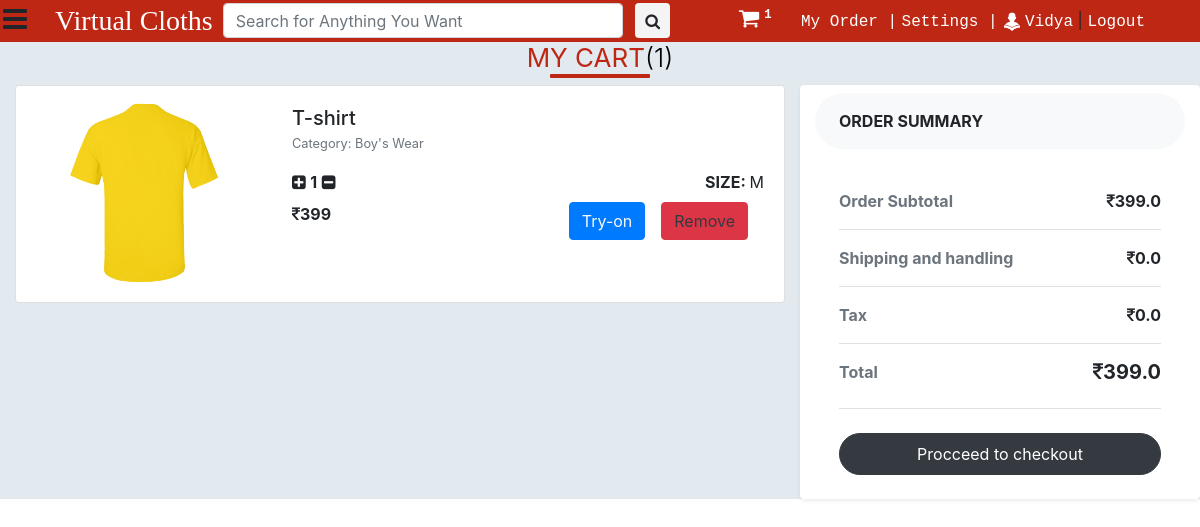
The page /cart/ (signed in) on the database its author committed.
### main/models.py (models this page shows, shortened)
class UserDetail(models.Model):
	SEX_CHOICES = (("Male",'Male'),("Female",'Female'),("Other",'Other'))
	STATE_CHOICES = (
		("Andaman & Nicobar Islands",'Andaman & Nicobar Islands'),
		("Andhra Pradesh",'Andhra Pradesh'),
		("Arunachal Pradesh",'Arunachal Pradesh'),
		("Assam",'Assam'),
		("Bihar",'Bihar'),
		("Chandigarh",'Chandigarh'),
		("Chhattisgarh",'Chhattisgarh'),
		("Dadra & Nagar Haveli",'Dadra & Nagar Haveli'),
		("Daman and Diu",'Daman and Diu'),
		("Delhi",'Delhi'),
		("Goa",'Goa'),
		("Gujarat",'Gujarat'),
		("Haryana",'Haryana'),
		("Himachal Pradesh",'Himachal Pradesh'),
		("Jammu & Kashmir",'Jammu & Kashmir'),
		("Jharkhand",'Jharkhand'),
		("Karnataka",'Karnataka'),
		("Kerala",'Kerala'),
		("Lakshadweep",'Lakshadweep'),
		("Madhya Pradesh",'Madhya Pradesh'),
		("Maharashtra",'Maharashtra'),
		("Manipur",'Manipur'),
		("Meghalaya",'Meghalaya'),
		("Mizoram",'Mizoram'),
		("Nagaland",'Nagaland'),
		("Odisha",'Odisha'),
		("Puducherry",'Puducherry'),
		("Punjab",'Punjab'),
		("Rajasthan",'Rajasthan'),
		("Sikkim",'Sikkim'),
		("Tamil Nadu",'Tamil Nadu'),
		("Telangana",'Telangana'),
		("Tripura",'Tripura'),
		("Uttarakhand",'Uttarakhand'),
		("Uttar Pradesh",'Uttar Pradesh'),
		("West Bengal",'West Bengal'),
		)
	user = models.OneToOneField(User, on_delete=models.CASCADE,primary_key=True)
	dob = models.DateField(null = True)
	photo = models.ImageField(default='default.png',upload_to='user_photos')
	mobile = models.CharField(max_length=10,null=True)
	alternate_mobile = models.CharField(max_length=10,null=True,blank=True)
	address = models.TextField()
	pincode = models.CharField(max_length=6, null=True)
	landmark = models.CharField(max_length=500, null=True, blank=True)
	locality = models.CharField(max_length=100, null=True, blank=True)
	city = models.CharField(max_length=100, null=True, blank=True)
	state = models.CharField(max_length=50,choices=STATE_CHOICES, null=True)
	sex = models.CharField(max_length=6,choices=SEX_CHOICES, null=True)

class Cart(models.Model):
	user = models.ForeignKey(User, on_delete=models.CASCADE)
	product_id = models.CharField(max_length=100)
	product_size = models.CharField(max_length=20,default='',null=True)
	number = models.PositiveIntegerField(default=0)

### saler/models.py (models this page shows, shortened)
class Product(models.Model):
	GST_CHOICES = (("0",'0'),("3",'3'),("5",'5'),("12",'12'),("18",'18'),("28",'28'))
	product_id = models.BigAutoField(primary_key=True)
	product_id2 = models.CharField(max_length=100,default='')
	shop = models.ForeignKey(User, on_delete=models.CASCADE,default='')
	product_name = models.CharField(max_length=100)
	category = models.ForeignKey(category, default="", verbose_name="Category", on_delete=models.SET_DEFAULT, null=True)
	subcategory = models.CharField(max_length=50, default="")
	price = models.IntegerField(default=0)
	price_not = models.IntegerField(default=999)
	desc = models.TextField()
	gst = models.CharField(default='0',max_length=3,choices=GST_CHOICES)
	pub_date = models.DateField(auto_now=True)
	image1 = models.ImageField(upload_to='products/images', default="",null=True)
	image2 = models.ImageField(upload_to='products/images', default="",null=True,blank=True)
	image3 = models.ImageField(upload_to='products/images', default="",null=True,blank=True)
	image4 = models.ImageField(upload_to='products/images', default="",null=True,blank=True)
	image5 = models.ImageField(upload_to='products/images', default="",null=True,blank=True)

class category(models.Model):
	name = models.CharField(max_length=50, default="")
	sub_Categories  = models.TextField(default="")
	def __str__(self):
		return f'{self.name}'

### main/views.py (the view)
# urls.py: path('cart/', views.cart, name="main_cart"),
@login_required
def cart(request):
	if request.user.is_authenticated:
		allProds = []
		subtotal = 0.0
		delev = 0.0
		tax = 0.0
		cart_prods = [p for p in Cart.objects.all() if p.user == request.user]
		for p in cart_prods:
			tempTotal = p.number * Product.objects.filter(product_id=p.product_id)[0].price
			subtotal += tempTotal
			tax += tempTotal*int(Product.objects.filter(product_id=p.product_id).first().gst)/100
		for cprod in cart_prods:
			prod = Product.objects.filter(product_id=cprod.product_id)[0]
			allProds.append([cprod, prod])
		params = {
					'allProds':allProds,
					'cart_element_no' : len([p for p in Cart.objects.all() if p.user == request.user]),
					'total':subtotal+tax+delev,
					'subtotal':subtotal,
					'tax':tax,
					'delev':delev,
					'category':category.objects.all(),
				}
		return render(request,'main/cart.html', params)

### main/templatetags/app_tags.py (called while the page is built)
@register.filter(name='split')
def split(str, key):
    return str.split(key)

### main/templates/main/cart.html (shortened to what this page needs)
{% extends 'main/base.html' %}
{% load static %}
{% block main_body %}
<div class="container-fluid" style="background-color: #e2eaef">
  <h2><b>My Cart</b>({{cart_element_no}})</h2>
  <div class="row">
    <div class="col-md-8  mt-1" style="overflow-y: scroll; max-height: 100%">
      <div class="table-responsive">
        {% for cprod, prod in allProds %}
        <div class="card mb-1">
          <div class="row no-gutters">
            <div class="col-md-4 p-2" style="text-align: center;">
              <img src="{{prod.image1.url}}" class="card-img" alt="..."
                style="max-height: 200px; width: auto; max-width: 100%">
            </div>
            <div class="col-md-8">
              <div class="card-body">
                <h5 class="card-title mb-0">{{prod.product_name}}</h5>
                <p class="card-text"><small class="text-muted">Category: {{prod.category}}</small></p>
                <div class="">
                  <div style="float: left;">
                    <p class="card-text"><i class="fa fa-plus-square plus_prod" product_id={{cprod.id}}
                        aria-hidden="true"></i> <strong>{{cprod.number}}</strong> <i
                        class="fa fa-minus-square minus_prod" aria-hidden="true" product_id={{cprod.id}}></i></p>
                  </div>
                  <div style="float: right;">
                    <p class="card-text"><strong>SIZE: </strong>
                      {{cprod.product_size}}
                    </p>
                  </div>
                </div>
                <br>
                <div class="mt-2 pb-1">
                  <div style="float: left;">
                    <p class="card-text"><strong><i class="fa fa-inr" aria-hidden="true"></i>{{prod.price}}</strong></p>
                  </div>
                  <form action="{% url 'tryon' prod.pk %}" method="POST">
                    <div style="float: right;">
                      <a class="btn btn-danger text-dark delete mx-3" product_id={{cprod.id}}
                        style="float: right; color: #fff;">Remove</a>
                      <button class="btn btn-primary text-light" type="submit"
                        style="float: right; color: #fff;">Try-on</button>
                    </div>
                  </form>
                </div>
              </div>
            </div>
          </div>
        </div>
        {% endfor %}
      </div>
    </div>
    <div class="col-lg-4 bg-white rounded shadow-sm mt-1" style="height: 100%">
      <div class="bg-light rounded-pill px-4 py-3 text-uppercase font-weight-bold mt-2">Order summary
      </div>
      <div class="p-4">
        <ul class="list-unstyled mb-4">
          <li class="d-flex justify-content-between py-3 border-bottom"><strong class="text-muted">Order Subtotal
            </strong><strong id="subtotal"><i class="fa fa-inr" aria-hidden="true"></i>{{subtotal}}</strong></li>
          <li class="d-flex justify-content-between py-3 border-bottom"><strong class="text-muted">Shipping and
              handling</strong><strong id="delev"><i class="fa fa-inr" aria-hidden="true"></i>{{delev}}</strong></li>
          <li class="d-flex justify-content-between py-3 border-bottom"><strong class="text-muted">Tax</strong><strong
              id="tax"><i class="fa fa-inr" aria-hidden="true"></i>{{tax}}</strong></li>
          <li class="d-flex justify-content-between py-3 border-bottom"><strong class="text-muted">Total</strong>
            <h5 class="font-weight-bold" id="total"><i class="fa fa-inr" aria-hidden="true"></i>{{total}}</h5>
          </li>
        </ul><a href="{% url 'main_checkout' %}" class="btn btn-dark rounded-pill py-2 btn-block">Procceed to
          checkout</a>
      </div>
    </div>
  </div>
</div>
{% endblock main_body %}

### main/templates/main/base.html (shortened to what this page needs)
<!DOCTYPE html>
<html>
<head>
	{% load static %}
	{% load app_tags %}
	<link href="{% static 'main/css/bootstrap.min.css' %}" rel="stylesheet" type="text/css" media="all" />
	<link href="{% static 'main/css/style.css' %}" rel="stylesheet" type="text/css" media="all" />
	<link href="{% static 'saler/font-awesome/css/font-awesome.min.css' %}" rel="stylesheet">
</head>
<body>
	<nav class="main_nav" id="main_nav">
		<div class="container">
			<div class="nav_links">
				<a href="{% url 'home' %}" class="logo">Virtual Cloths</i></a>
				<form class="form-inline my-2 my-lg-0 serch" action="/search">
					<input class="form-control mr-sm-2" type="search" placeholder="Search for Anything You Want"
						aria-label="Search" name="query">
					<button class="btn" type="submit" style="margin: 0;"><i class="fa fa-search"
							aria-hidden="true"></i></button>
				</form>
			</div>
			<div class="user_links pt-1">
				<a href="{% url 'main_cart' %}" style="font-size: 22px; color: #fff; margin-right: 20px;"><i
						class="fa fa-shopping-cart" aria-hidden="true"></i><sup><span class="badge"
							id="cart_no">{{cart_element_no}}</span></sup></a>
				{% if request.user.is_authenticated %}
				<a href="{% url 'myorders' %}">My Order |</a>
				<a href="{% url 'account_settings' %}">Settings |</a>
				<a><img
						src="{{request.user.userdetail.photo.url}}"
						style="height: 20px; width: 20px; border-radius: 10px; margin-right: 3px;">{{request.user.first_name}}</a>&nbsp;|
						<a href="{% url 'logout' %}">Logout</a>
				{% else %}
				<a href="{% url 'login' %}">Login</a>&nbsp;|
				<a href="{% url 'signup' %}">Register</a>&nbsp;|
				<a href="{% url 'seller_signup' %}">Seller</a>
				{% endif %}
			</div>
		</div>
	</nav>
	<a class="menu_bar"><i class="fa fa-bars" aria-hidden="true"></i></a>
	<main class="" id="menu_close">
		{% block main_body %}
		{% endblock main_body %}
	</main>
</body>
</html>

### main/static/main/css/style.css (style rules this page uses)
body a { text-decoration:none; transition:0.5s all; -webkit-transition:0.5s all; -moz-transition:0.5s all; -o-transition:0.5s all; -ms-transition:0.5s all; }
.menu_bar { position: fixed; top: -2px; left: 3px; z-index: 99; color: #fff; font-size: 28px; }
main { transition: all 300ms linear; padding-top: 42px; }
.main_nav input { height: 35px; }
.main_nav button { background-color: #f4f4f4; height: 35px; padding: 0 9px 0 9px; }
.main_nav { height: 42px; width: 100%; position: fixed; background-color: #be2714; z-index: 99; }
.main_nav .serch { display: inline; float: right; padding: 3px 0 0 10px; }
.main_nav .serch input { width: 400px; }
.main_nav .nav_links { float: left; margin-left: 10px; }
.main_nav .nav_links .logo { font-size: 28px; font-family: stormextrabold; color: #fff; }
.main_nav .nav_links a { font-family: Courier New; color: #fff; }
.main_nav .user_links { float: right; margin-right: 10px }
.main_nav .user_links a { font-family: Courier New; color: #fff; }

### main/templates/main/cart.html (style rules this page uses)
h2 { color: #000; font-size: 26px; font-weight: 300; text-align: center; text-transform: uppercase; position: relative; }
h2 b { color: #be2714; }
h2::after { content: ""; width: 100px; position: absolute; margin: 0 auto; height: 4px; border-radius: 1px; background: #be2714; left: 0; right: 0; bottom: -5px; }

### rows shown on the page
Cart: image1 (picture), product_name "T-shirt", category "Boy's Wear", number "1", product_size "M", price "399"

### other values the page prints
{{ cart_element_no }} "1"
{{ request.user.first_name }} "Vidya"
{{ subtotal }} "399.0"
{{ delev }} "0.0"
{{ tax }} "0.0"
{{ total }} "399.0"
